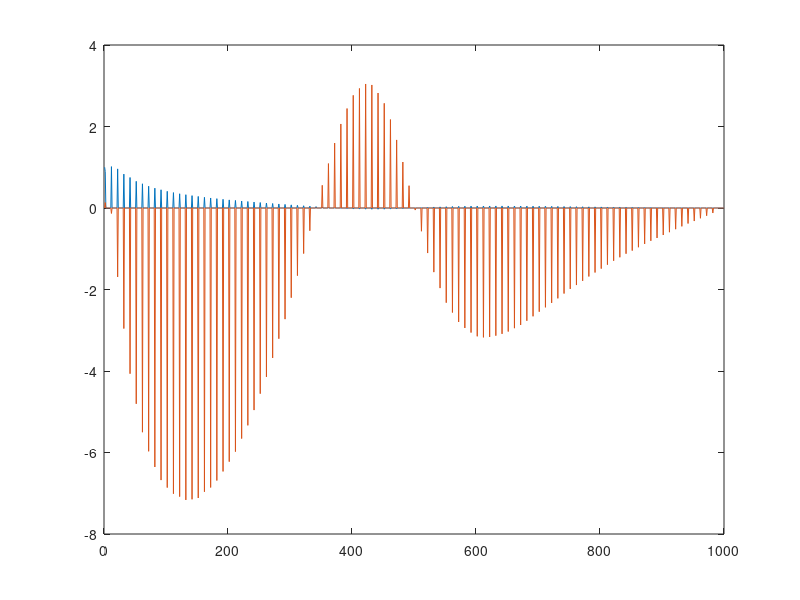

The MATLAB source for this figure: (Note: this script raises an error after producing the figure.)
%% PART 3
clear; close all; clc;

N1 = 10;                    % Number of Samples
Nmc = 1000;                 % Number of Monte Carlos
sigma_n = 0.3;              % Standard Deviation [deg/s]
t1 = 0:(N1-1);              % Time [s]
w1 = 2*pi/N1;               % Frequency [rad/s]
a = 1;                      % Gyroscope Bias Factor
b = 0;                      % Gyroscope Bias Factor

% Simulation
n1 = sigma_n*randn(N1,1);       % Noise
r1 = 100*sin(w1*t1)';           % Sine Wave
g1 = a*r1 + b*ones(N1,1) + n1;  % Gyroscope Measurements

% (A)
% Least Squares
Ha = [r1 ones(N1,1)];        % Geometry Matrix
xa = pinv(Ha)*g1;            % State Estimate
fprintf('a) 10 Sample; Individual Least Squares Estimate: [%0.3g %0.3g]\n', xa);

% (B)
xb = zeros(2,Nmc);
for i = 1:Nmc
    n1 = sigma_n*randn(N1,1);       % Noise
    g1 = a*r1 + b*ones(N1,1) + n1;  % Gyroscope Measurements
    Hb = [r1 ones(N1,1)];           % Geometry Matrix
    xb(:,i) = pinv(Hb)*g1;          % State Estimate
end
sigmab = std(xb,0,2);       % Sample Sigma
meanb = mean(xb,2);         % Sample Mean
sigmab_an = sigma_n/sqrt(N1);
fprintf('b) 10 Sample; Monte Carlo Least Squares Mean: [%0.3g %0.3g]\n', meanb);
fprintf('b) 10 Sample; Monte Carlo Least Squares Sigma: [%0.3g %0.3g]\n', sigmab);

N2 = 1000;
t2 = 0:(N2-1);              % Time [s]
w2 = 2*pi/N2;               % Frequency [Hz]

% Simulation
n2 = sigma_n*randn(N2,1);       % Noise
r2 = 100*sin(w2*t2)';           % Sine Wave
g2 = a*r2 + b*ones(N2,1) + n2;  % Gyroscope Measurements

% (C)
% Least Squares
Hc = [r2 ones(N2,1)];        % Geometry Matrix
xc = pinv(Hc)*g2;            % State Estimate
fprintf('c) 1000 Sample; Individual Least Squares Estimate: [%0.3g %0.3g]\n', xc);

xc = zeros(2,Nmc);
for i = 1:Nmc
    n2 = sigma_n*randn(N2,1);       % Noise
    g2 = a*r2 + b*ones(N2,1) + n2;  % Gyroscope Measurements
    Hc = [r2 ones(N2,1)];           % Geometry Matrix
    xc(:,i) = pinv(Hc)*g2;          % State Estimate
end
sigmac = std(xc,0,2);       % Sample Sigma
meanc = mean(xc,2);         % Sample Mean
fprintf('c) 1000 Sample; Monte Carlo Least Squares Mean: [%0.3g %0.3g]\n', meanc);
fprintf('c) 1000 Sample; Monte Carlo Least Squares Sigma: [%0.3g %0.3g]\n', sigmac);

% (D)
xr = zeros(2,N2);
xr(:,1) = xc(:,end);
R = diag([sigma_n, sigma_n]);
P = R;
batch = 10;
for i = 1:batch:N2-batch
    Hk = Hc(i:i+1,:);
    % Kk = P*Hk'*inv(Hk*P*Hk' + R);
    % P = (eye(2) - Kk*Hk)*P;
    P = inv(inv(P) + Hk'*inv(R)*Hk);
    Kk = P*Hk'*inv(R);
    xr(:,i+1) = xr(:,i) + Kk*(g2(i:i+1) - Hk*xr(:,i));
end

figure();
plot(xr');
%% PART 4
clear; close all; clc;

N = 1000;                       % Number of Samples

numd = 0.25*[1 -0.8];           % Discrete TF Numerator
dend = [1 -1.9 0.95];           % Discrete TF Denominator
tfd = tf(numd, dend);           % Discrete TF
u = randn(N,1);                 % Input Noise
y = dlsim(numd,dend,u);         % Output Simulation
sigma1 = 0.01;                   % Output Noise Standard Deviation
Y = y + sigma1*randn(N,1);       % Output w/ Noise

Ha = [-Y(2:end-1) -Y(1:end-2) u(2:end-1) u(1:end-2)];
xa = pinv(Ha)*Y(3:end);

numID = xa(3:4)';
denID = [1 xa(1:2)'];
tfID = tf(numID, denID);
yID = dlsim(numID,denID,u);

figure();
bode(tfd, '-b');
hold('on');
bode(tfID, '--r')
title('Truth v. SysID Bode');
legend('Simulated', 'SysID');

figure();
hold('on');
plot(y, 'LineWidth', 2);
plot(yID, '--', 'LineWidth', 2);
title('Simulated Truth v. Simulated SysID');
legend('Truth', 'SysID');

N_mc = 10;
x_mc1 = zeros(4,N_mc);
for i = 1:N_mc
    u = randn(N,1);
    y = dlsim(numd,dend,u);
    Y = y + sigma1*randn(N,1);
    Ha = [-Y(2:end-1) -Y(1:end-2) u(2:end-1) u(1:end-2)];
    x_mc1(:,i) = pinv(Ha)*Y(3:end);
end
sigma_x_an1 = diag(sigma1*inv(Ha'*Ha));

sigma_x_mc1 = std(x_mc1,1,2);
mean_x_mc1 = mean(x_mc1,2);

sigma1 = 0.9;
x_mc2 = zeros(4,N_mc);
for i = 1:N_mc
    u = randn(N,1);
    y = dlsim(numd,dend,u);
    Y = y + sigma1*randn(N,1);
    Ha = [-Y(2:end-1) -Y(1:end-2) u(2:end-1) u(1:end-2)];
    x_mc2(:,i) = pinv(Ha)*Y(3:end);
end
sigma_x_an2 = diag(sigma1*inv(Ha'*Ha));

sigma_x_mc2 = std(x_mc2,1,2);
mean_x_mc2 = mean(x_mc2,2);

%% PART V
clear;
Tw = 1;
A = 1;
wc = 2;     % [rad/s]
w1 = -10:0.01:10; % [rad/s]

for i = 1:length(w1)
    if abs(w1(i)) < wc
        Sy1(i) = (A)/(Tw*w1(i) + 1);
    else
        Sy1(i) = 0;
    end
end

Sy2 = A./(Tw.*w1 + 1);

figure();
hold('on');
plot(w1,abs(Sy1), 'LineWidth', 2);
plot(w1,abs(Sy2), '--', 'LineWidth', 2);
xlabel('Frequency [rad/s]');
ylabel('Sy');
title('Sy vs. Frequency');
legend('Sy1', 'Sy2');